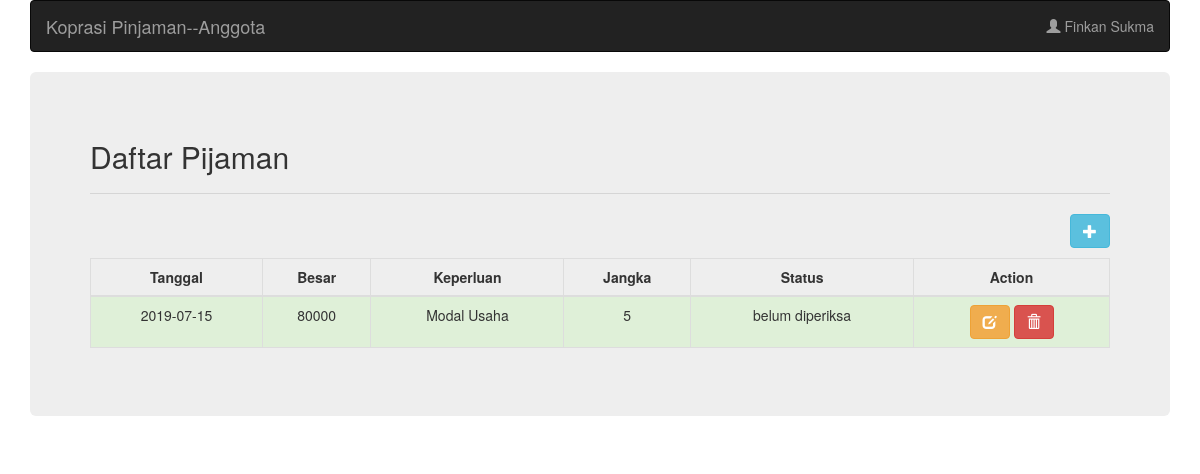
The app's page /halaman_anggota.php (signed in) with its own data.
### tables this page shows
CREATE TABLE `user` (
  `id` int(11) NOT NULL,
  `nama` varchar(255) NOT NULL,
  `username` varchar(255) NOT NULL,
  `password` varchar(255) NOT NULL,
  `level` varchar(15) NOT NULL
);

CREATE TABLE `pinjaman` (
  `id` int(11) NOT NULL,
  `id_peminjam` int(11) NOT NULL,
  `besar_pinjaman` int(11) NOT NULL,
  `keperluan` varchar(50) NOT NULL,
  `jangka_waktu` varchar(50) NOT NULL,
  `tanggal_pengajuan` date NOT NULL,
  `status` varchar(20) DEFAULT NULL
);

### halaman_anggota.php (the view, shortened to what this page needs)
<!DOCTYPE html>
<html lang="en">
<head>
  <link rel="stylesheet" href="https://maxcdn.bootstrapcdn.com/bootstrap/3.4.0/css/bootstrap.min.css">
</head>
<body>
  <?php include("koneksi.php"); ?>
  <?php
      $sqlAnggota = "SELECT * FROM user WHERE username = '".$_SESSION['username']."'";
      $queryAnggota = mysqli_query($koneksi, $sqlAnggota);
      $anggota = mysqli_fetch_array($queryAnggota);
  ?>
  <div class="container">
    <nav class="navbar navbar-inverse">
      <div class="container-fluid">
        <div class="navbar-header">
          <a class="navbar-brand" href="#">Koprasi Pinjaman--Anggota</a>
        </div>
        <ul class="nav navbar-nav navbar-right">
          <li class="dropdown"><a class="dropdown-toggle" data-toggle="dropdown" href="#"><span class="glyphicon glyphicon-user"></span> <?php echo $anggota['nama']; ?></a>
          </li>
        </ul>
      </div>
    </nav>
    <div class="jumbotron">
      <h2>Daftar Pijaman</h2>
      <hr />
      <button type="button" class="btn btn-info pull-right" style="margin-bottom: 10px" data-toggle="modal" data-target="#modalTambah">
        <span class="glyphicon glyphicon-plus"></span>
      </button>
      <table class="table table-bordered">
        <thead>
          <tr>
            <th class="text-center">Tanggal</th>
            <th class="text-center">Besar</th>
            <th class="text-center">Keperluan</th>
            <th class="text-center">Jangka</th>
            <th class="text-center">Status</th>
            <th class="text-center">Action</th>
          </tr>
        </thead>
        <tbody>
          <?php
            $sqlPinjaman = "SELECT * FROM pinjaman WHERE id_peminjam = '".$anggota['id']."'";
            $queryPinjaman = mysqli_query($koneksi, $sqlPinjaman);
          ?>
          <?php while($listPinjaman = mysqli_fetch_array($queryPinjaman)){ ?>
            <tr class="success">
              <td class="text-center"><?php echo $listPinjaman['tanggal_pengajuan']; ?></td>
              <td class="text-center"><?php echo $listPinjaman['besar_pinjaman']; ?></td>
              <td class="text-center"><?php echo $listPinjaman['keperluan']; ?></td>
              <td class="text-center"><?php echo $listPinjaman['jangka_waktu']; ?></td>
              <td class="text-center">
                <?php echo  ($listPinjaman['status'] != null) ?
                  $listPinjaman['status']
                  :
                  "belum diperiksa"
                ?>
              </td>
              <td class="text-center">
                <a
                  href="javascript:;"
                  data-id="<?php echo $listPinjaman['id'] ?>"
                  data-besar_pinjaman="<?php echo $listPinjaman['besar_pinjaman'] ?>"
                  data-keperluan="<?php echo $listPinjaman['keperluan'] ?>"
                  data-jangka_waktu="<?php echo $listPinjaman['jangka_waktu'] ?>"
                  data-toggle="modal" data-target="#modalEdit"
                  class="btn btn-warning">
                    <span class="glyphicon glyphicon-edit"></span>
                </a>
                <a
                  href="javascript:;"
                  data-id="<?php echo $listPinjaman['id'] ?>"
                  data-toggle="modal" data-target="#modalHapus"
                  class="btn btn-danger">
                    <span class="glyphicon glyphicon-trash"></span>
                </a>
              </td>
            </tr>
          <?php } ?>
        </tbody>
    </table>
    </div>
  </div>
</body>
</html>

### records on screen
user: nama "Finkan Sukma"
pinjaman: tanggal_pengajuan "2019-07-15", besar_pinjaman "80000", keperluan "Modal Usaha", jangka_waktu "5", shows "belum diperiksa"
